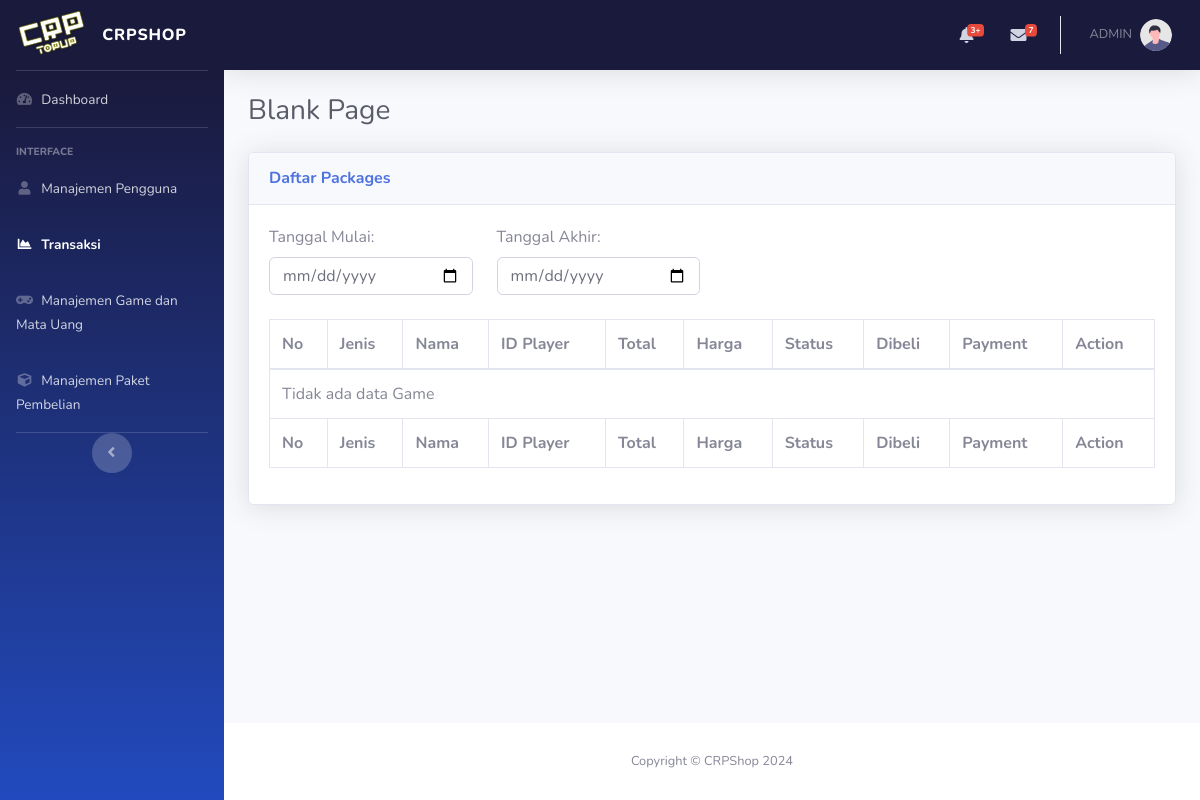
/admin/transaksi.php, run on an earlier commit of the app's database.
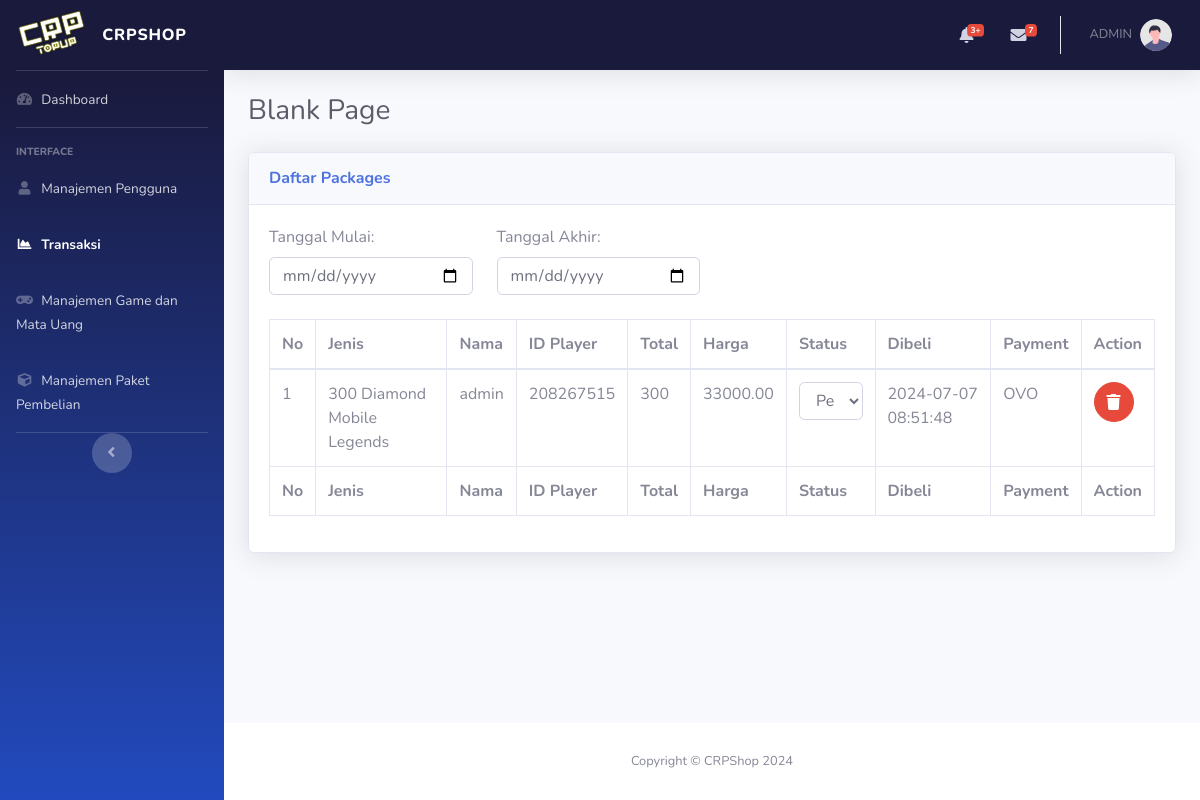
And on a later commit of the database.
### tables this page shows
CREATE TABLE `transactions` (
  `id` int(11) NOT NULL,
  `user_id` int(11) NOT NULL,
  `package_id` int(11) NOT NULL,
  `player_id` int(11) NOT NULL,
  `amount` int(11) NOT NULL,
  `total_price` decimal(10,2) NOT NULL,
  `status` enum('pending','success','failed') NOT NULL DEFAULT 'pending',
  `payment_method_id` int(11) DEFAULT NULL,
  `created_at` timestamp NOT NULL DEFAULT current_timestamp(),
  `updated_at` timestamp NOT NULL DEFAULT current_timestamp() ON UPDATE current_timestamp()
);

CREATE TABLE `packages` (
  `id` int(11) NOT NULL,
  `currency_id` int(11) NOT NULL,
  `name` varchar(100) NOT NULL,
  `amount` int(11) NOT NULL,
  `price` decimal(10,2) NOT NULL,
  `bonus_amount` int(11) DEFAULT 0,
  `is_active` tinyint(1) DEFAULT 1,
  `created_at` timestamp NOT NULL DEFAULT current_timestamp(),
  `updated_at` timestamp NOT NULL DEFAULT current_timestamp() ON UPDATE current_timestamp()
);

CREATE TABLE `users` (
  `id` int(11) NOT NULL,
  `name` varchar(100) NOT NULL,
  `username` varchar(100) NOT NULL,
  `email` varchar(255) NOT NULL,
  `password` varchar(100) NOT NULL,
  `role` enum('user','admin') NOT NULL DEFAULT 'user',
  `created_at` timestamp NOT NULL DEFAULT current_timestamp(),
  `updated_at` timestamp NOT NULL DEFAULT current_timestamp() ON UPDATE current_timestamp()
);

CREATE TABLE `payment_methods` (
  `id` int(11) NOT NULL,
  `name` varchar(50) NOT NULL,
  `type` enum('bank','e-wallet') NOT NULL
);

### admin/transaksi.php (the view, shortened to what this page needs)
<!DOCTYPE html>
<html lang="en">
<head>
    <link href="vendor/fontawesome-free/css/all.min.css" rel="stylesheet" type="text/css">
    <link href="css/sb-admin-2.min.css" rel="stylesheet">
    <link href="vendor/datatables/dataTables.bootstrap4.min.css" rel="stylesheet">
    <link rel="stylesheet" type="text/css" href="https://cdn.datatables.net/datetime/1.1.1/css/dataTables.dateTime.min.css">
</head>
<body id="page-top">
    <div id="wrapper">
        <?php
        $current_page = basename(__FILE__);
        include './component/sidebar.php';
        ?>
        <div id="content-wrapper" class="d-flex flex-column">
            <div id="content">
                <?php
                include "./component/topbar.php"; ?>
                <div class="container-fluid">
                    <h1 class="h3 mb-4 text-gray-800">Blank Page</h1>
                    <div class="card shadow mb-4">
                        <div class="card-header py-3">
                            <h6 class="m-0 font-weight-bold text-primary">Daftar Packages</h6>
                        </div>
                        <div class="card-body">
                            <div class="row mb-4">
                                <div class="col-md-3">
                                    <label for="minDate">Tanggal Mulai:</label>
                                    <input type="date" class="form-control" id="minDate">
                                </div>
                                <div class="col-md-3">
                                    <label for="maxDate">Tanggal Akhir:</label>
                                    <input type="date" class="form-control" id="maxDate">
                                </div>
                            </div>
                            <div class="table-responsive">
                                <?php
                                include '../koneksi.php';
                                $sql = "SELECT
                                    tp.name AS package_name,
                                    tu.name AS user_name,
                                    pm.name AS payment_method,
                                    tt.*
                                FROM
                                    transactions tt
                                JOIN
                                    packages tp ON tp.id = tt.package_id
                                JOIN
                                    users tu ON tt.user_id = tu.id
                                JOIN
                                    payment_methods pm ON tt.payment_method_id = pm.id;
                                ";
                                $result = $koneksi->query($sql);
                                ?>
                                <table class="table table-bordered" id="dataTable" width="100%" cellspacing="0">
                                    <thead>
                                        <tr>
                                            <th>No</th>
                                            <th>Jenis</th>
                                            <th>Nama</th>
                                            <th>ID Player</th>
                                            <th>Total</th>
                                            <th>Harga</th>
                                            <th>Status</th>
                                            <th>Dibeli</th>
                                            <th>Payment</th>
                                            <th>Action</th>
                                        </tr>
                                    </thead>
                                    <tfoot>
                                        <tr>
                                            <th>No</th>
                                            <th>Jenis</th>
                                            <th>Nama</th>
                                            <th>ID Player</th>
                                            <th>Total</th>
                                            <th>Harga</th>
                                            <th>Status</th>
                                            <th>Dibeli</th>
                                            <th>Payment</th>
                                            <th>Action</th>
                                        </tr>
                                    </tfoot>
                                    <tbody>
                                        <?php
                                        $no = 0;
                                        if ($result->num_rows > 0) {
                                            while ($row = $result->fetch_assoc()) {
                                                $no++;
                                                echo "<tr>";
                                                echo "<td>" . $no . "</td>";
                                                echo "<td>" . $row['package_name'] . "</td>";
                                                echo "<td>" . $row['user_name'] . "</td>";
                                                echo "<td>" . $row['player_id'] . "</td>";
                                                echo "<td>" . $row['amount'] . "</td>";
                                                echo "<td>" . $row['total_price'] . "</td>";
                                                echo "<td>";
                                                echo "<select class='form-control status-select' data-transaction-id='" . $row['id'] . "'>";
                                                echo "<option value='pending' " . ($row['status'] == 'pending' ? 'selected' : '') . ">Pending</option>";
                                                echo "</select>";
                                                echo "</td>";
                                                echo "<td>" . $row['created_at'] . "</td>";
                                                echo "<td>" . $row['payment_method'] . "</td>";
                                                echo '<td><button class="btn btn-danger btn-circle hapus-btn" data-transaction-id="' . $row['id'] . '" data-toggle="modal" data-target="#hapusModal"><i class="fas fa-trash"></i></button>
                                                      </td>';
                                                echo "</tr>";
                                            }
                                        } else {
                                            echo "<tr><td colspan='10'>Tidak ada data Game</td></tr>";
                                        }
                                        ?>
                                    </tbody>
                                </table>
                            </div>
                        </div>
                    </div>
                </div>
            </div>
            <?php include "./component/footer.php"; ?>
        </div>
    </div>
</body>
</html>

### admin/component/sidebar.php
<ul class="navbar-nav bg-gradient-darkblue sidebar sidebar-dark accordion" id="accordionSidebar">
    <a class="sidebar-brand d-flex align-items-center justify-content-center" href="index.php">
        <div class="sidebar-brand-icon rotate-n-15">
            <img class="logo" src="../img/logoputih.png" alt="logo" />
        </div>
        <div class="sidebar-brand-text mx-3">CRPShop</div>
    </a>
    <hr class="sidebar-divider my-0" />
    <li class="nav-item <?php echo $current_page == 'index.php' ? 'active' : ''; ?>">
        <a class="nav-link" href="../admin/index.php">
            <i class="fas fa-fw fa-tachometer-alt"></i>
            <span>Dashboard</span></a>
    </li>
    <hr class="sidebar-divider" />
    <div class="sidebar-heading">Interface</div>
    <li class="nav-item <?php echo $current_page == 'user-config.php' ? 'active' : ''; ?>">
        <a class="nav-link" href="../admin/user-config.php">
            <i class="fas fa-fw fa-user"></i>
            <span>Manajemen Pengguna</span></a>
    </li>
    <li class="nav-item <?php echo $current_page == 'transaksi.php' ? 'active' : ''; ?>">
        <a class="nav-link" href="../admin/transaksi.php">
            <i class="fas fa-fw fa-chart-area"></i>
            <span>Transaksi</span></a>
    </li>
    <li class="nav-item <?php echo $current_page == 'config-game.php' ? 'active' : ''; ?>">
        <a class="nav-link" href="../admin/config-game.php">
            <i class="fas fa-fw fa-gamepad"></i>
            <span>Manajemen Game dan Mata Uang</span></a>
    </li>
    <li class="nav-item <?php echo $current_page == 'paket-config.php' ? 'active' : ''; ?>">
        <a class="nav-link" href="../admin/paket-config.php">
            <i class="fas fa-fw fa-cube"></i>
            <span>Manajemen Paket Pembelian</span></a>
    </li>
    <hr class="sidebar-divider my-0">
    <div class="text-center d-none d-md-inline">
        <button class="rounded-circle border-0" id="sidebarToggle"></button>
    </div>
</ul>

### admin/component/topbar.php (shortened to what this page needs)
<nav class="navbar navbar-expand navbar-light bg-darkblue topbar mb-4 static-top shadow">
    <ul class="navbar-nav ml-auto">
        <li class="nav-item dropdown no-arrow mx-1">
            <a class="nav-link dropdown-toggle" href="#" id="alertsDropdown" role="button" data-toggle="dropdown" aria-haspopup="true" aria-expanded="false">
                <i class="fas fa-bell fa-fw"></i>
                <span class="badge badge-danger badge-counter">3+</span>
            </a>
        </li>
        <li class="nav-item dropdown no-arrow mx-1">
            <a class="nav-link dropdown-toggle" href="#" id="messagesDropdown" role="button" data-toggle="dropdown" aria-haspopup="true" aria-expanded="false">
                <i class="fas fa-envelope fa-fw"></i>
                <span class="badge badge-danger badge-counter">7</span>
            </a>
        </li>
        <li class="nav-item dropdown no-arrow">
            <a class="nav-link dropdown-toggle" href="#" id="userDropdown" role="button" data-toggle="dropdown" aria-haspopup="true" aria-expanded="false">
                <span class="mr-2 d-none d-lg-inline text-gray-600 small">ADMIN</span>
                <img class="img-profile rounded-circle" src="img/undraw_profile.svg" />
            </a>
        </li>
    </ul>
</nav>

### admin/component/footer.php (shortened to what this page needs)
<footer class="sticky-footer bg-white">
    <div class="container my-auto">
        <div class="copyright text-center my-auto">
            <span>Copyright &copy; CRPShop <span id="currentYear"></span></span>
        </div>
    </div>
</footer>

What changed in the data, as far as the page shows it:
added transactions: package.name "300 Diamond Mobile Legends", user.name "admin", player "208267515", amount "300", total_price "33000.00", status+id "Pending", created_at "2024-07-07 08:51:48", payment_method.name "OVO"
Also different on the page:
text no longer shown: "Tidak ada data Game"
